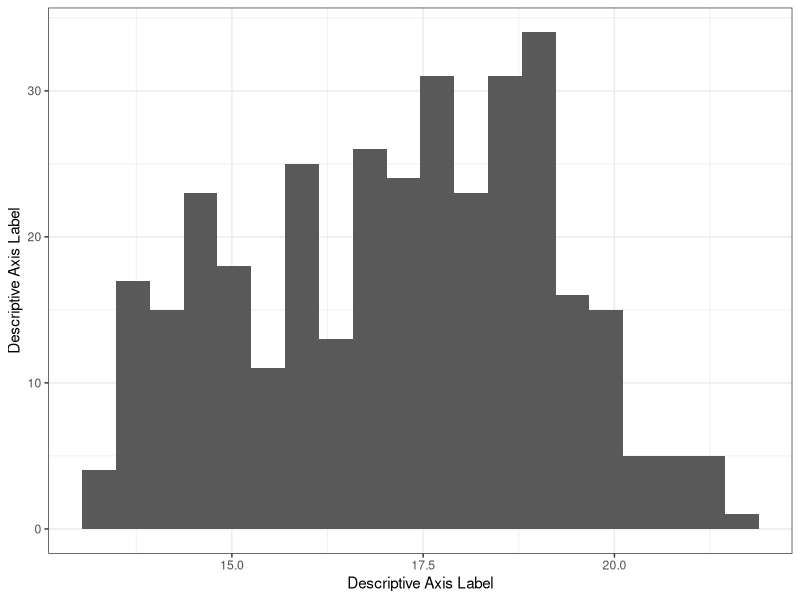
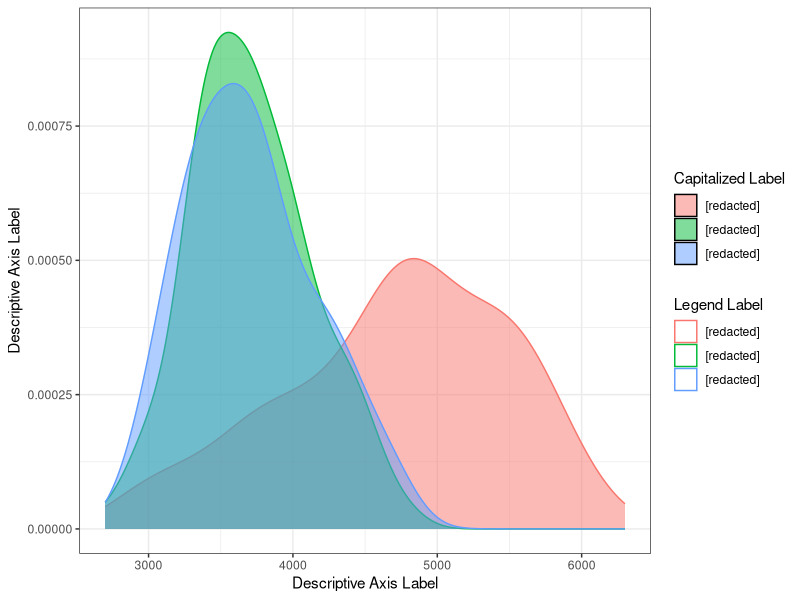
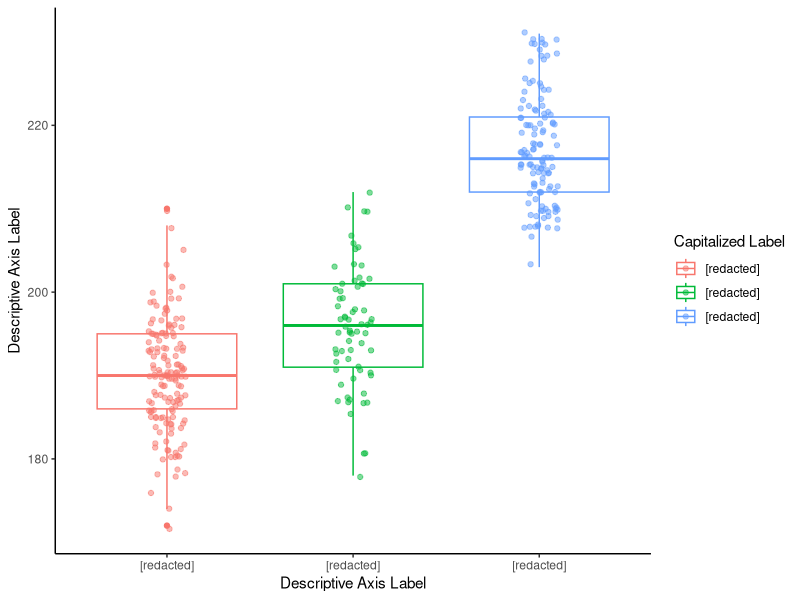
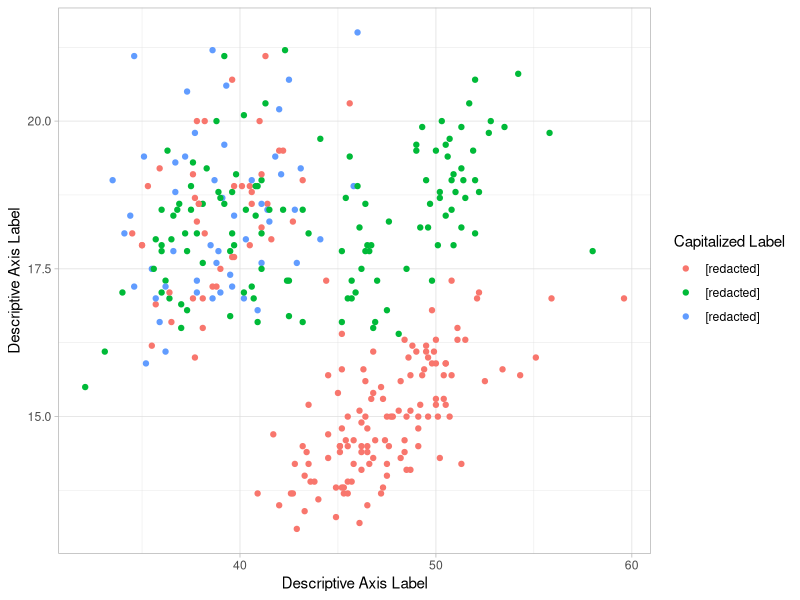

These charts were generated, in order, by the following R code:
## ---- chunk 1
knitr::opts_chunk$set(echo = TRUE)
## ---- chunk 2
    library(palmerpenguins)
    library(tidyverse)
## ---- chunk 3
penguins <- penguins
## ---- chunk 4
ggplot(penguins, aes(bill_depth_mm)) +
  geom_histogram(bins = 20) +
  labs(x = "Descriptive Axis Label",
       y = "Descriptive Axis Label") +
  theme_bw()
## ---- chunk 5
ggplot(penguins, aes(body_mass_g, color = island, fill = island)) +
  geom_density(alpha = 0.5) +
  labs(x = "Descriptive Axis Label",
       y = "Descriptive Axis Label",
       color = "Legend Label",
       fill = "Capitalized Label") +
  scale_fill_discrete(labels = c("[redacted]", "[redacted]", "[redacted]")) +
  scale_color_discrete(labels = c("[redacted]", "[redacted]", "[redacted]")) +
  theme_bw()
## ---- chunk 6
ggplot(penguins, aes(species, flipper_length_mm, color = species)) +
  geom_boxplot() +
  geom_jitter(alpha = 0.5, width = 0.1) +
  labs(x = "Descriptive Axis Label",
       y = "Descriptive Axis Label",
       color = "Capitalized Label") +
  scale_x_discrete(labels = c("[redacted]", "[redacted]", "[redacted]")) +
  scale_color_discrete(labels = c("[redacted]", "[redacted]", "[redacted]")) +
  theme_classic()
## ---- chunk 7
ggplot(penguins, aes(bill_length_mm, bill_depth_mm, color = island)) +
  geom_point() +
  labs(x = "Descriptive Axis Label",
       y = "Descriptive Axis Label",
       color = "Capitalized Label") +
  scale_color_discrete(labels = c("[redacted]", "[redacted]", "[redacted]")) +
  theme_light()
